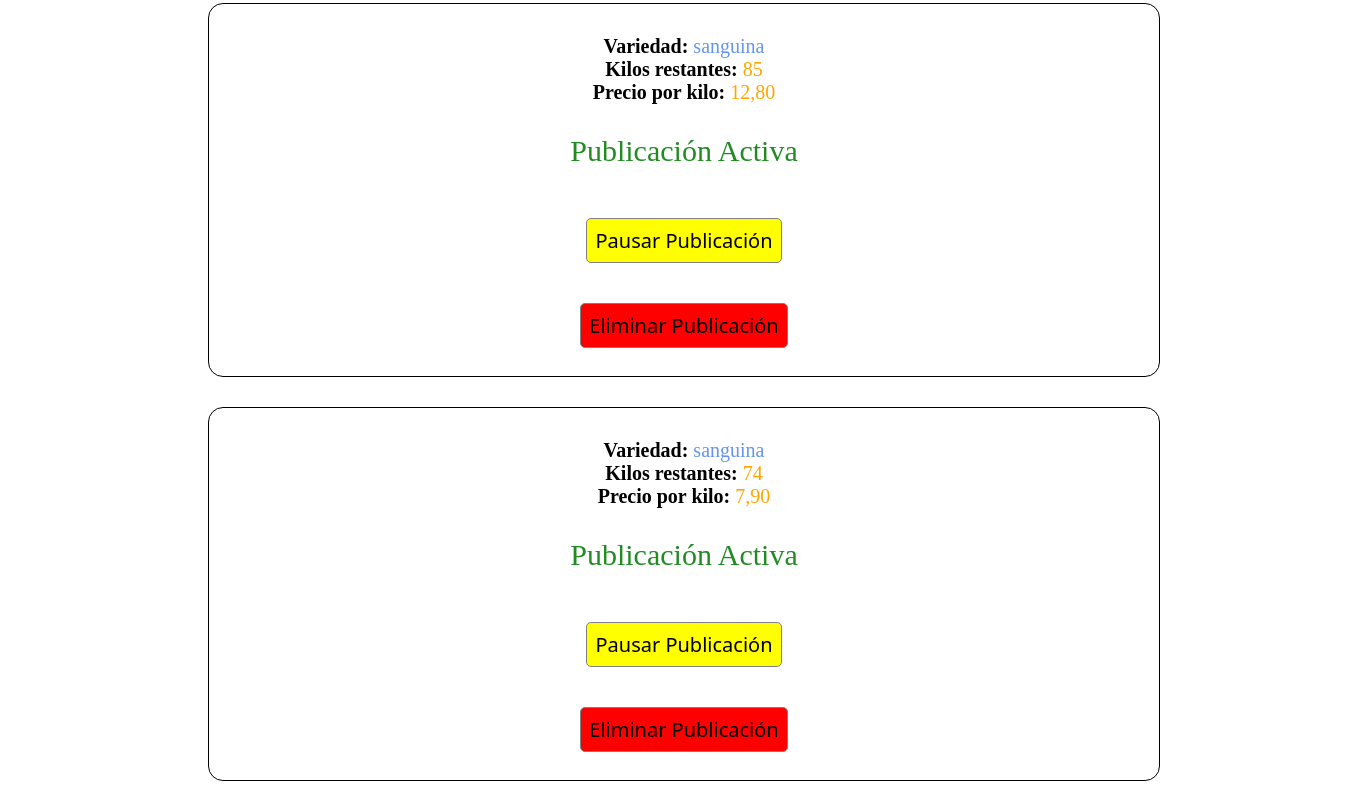
The page /tienda/mis_ventas/ (signed in, lower part) on the database as committed earlier.
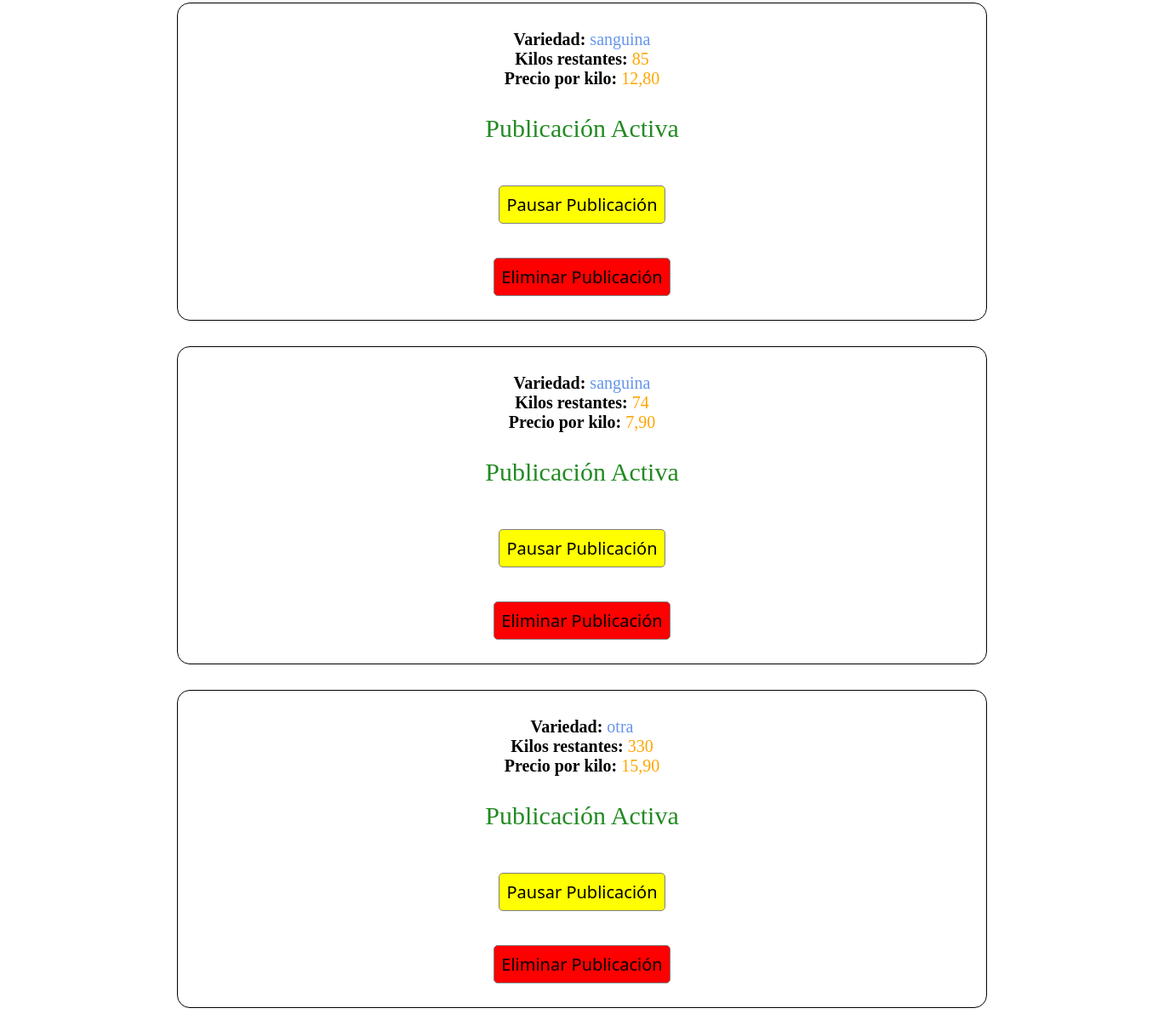
The same page on the database as committed later.
### tienda/models.py (models this page shows, shortened)
class Producto(models.Model):
    vendedor = models.ForeignKey(User, on_delete=models.CASCADE, related_name='ventas')
    precio_por_kilo = models.DecimalField(max_digits=6, decimal_places=2)
    kilos_disponibles = models.PositiveIntegerField()
    cantidad_vendida = models.PositiveIntegerField(default=0)
    fecha_inicio = models.DateTimeField(auto_now_add=True)
    activo = models.BooleanField(default=True)
    descuento = models.DecimalField(max_digits=4, decimal_places=2, default=0.00)
    TIPOS_NARANJA = [
        ("valencia", "Valencia"),
        ("navel", "Navel"),
        ("sanguina", "Sanguina"),
        ("otra", "Otra variedad"),
    ]
    tipo = models.CharField(max_length=20, choices=TIPOS_NARANJA)

### tienda/views.py (the view)
# urls.py: path('mis_ventas/', views.mis_ventas, name='mis_ventas'),
@login_required
def mis_ventas(request):
    ventas = Producto.objects.filter(vendedor=request.user)
    return render(request, 'tienda/mis_ventas.html', {'ventas':ventas})

### tienda/templates/tienda/mis_ventas.html (shortened to what this page needs)
{% load static %}
<!DOCTYPE html>
<html lang="en">
<head>
</head>
<body>
    {% for venta in ventas %}
        <div class="venta">
            <br>
            <strong>Variedad: </strong> <span style="color:cornflowerblue; font-size: 20px;">{{ venta.tipo }}</span>
            <br>
            <strong>Kilos restantes:</strong> <span style="color:orange; font-size: 20px;">{{ venta.kilos_disponibles }}</span>
            <br>
            <strong>Precio por kilo:</strong> <span style="color:orange; font-size: 20px;">{{ venta.precio_por_kilo }} </span>
            {% if venta.activo == True %}
                <p style="color: forestgreen; font-size: 30px;">Publicación Activa</p>
                <form action="{% url 'pausar_venta' venta.id %}" method="POST">
                    <button class="boton" style="background-color: yellow">Pausar Publicación</button>
                </form>
            {% else %}
                <p style="color: red; font-size: 30px;">Publicación Pausada</p>
                <form action="{% url 'reanudar_venta' venta.id %}" method="POST">
                    {% csrf_token %}
                    <button class="boton" style="background-color:forestgreen">Reanudar Publicación</button>
                </form>
            {% endif %}
            <form action="{% url 'eliminar_venta' venta.id %}" method="POST">
                <button class="boton" style="background-color: red;">Eliminar Publicación</button>
            </form>
        </div>
    {% empty %}
    <p style="text-align: center; padding: 20px;">Aún no has vendido naranjas. <a href="{% url 'vender' %}">Haz tu primer venta.</a></p>
    {% endfor %}
</body>
</html>

Rows that differ between the two databases and show on the page:
added Producto: tipo "otra", kilos_disponibles "330", precio_por_kilo "15,90", activo "Publicación Activa"
